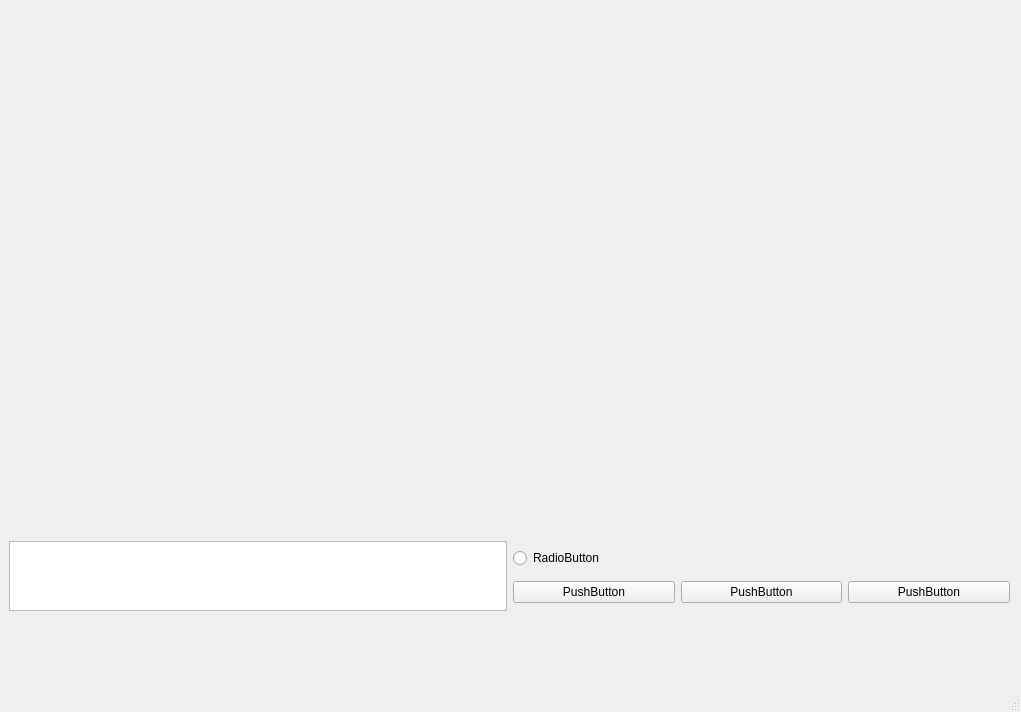
<?xml version="1.0" encoding="UTF-8"?>
<ui version="4.0">
 <class>MainWindow</class>
 <widget class="QMainWindow" name="MainWindow">
  <property name="geometry">
   <rect>
    <x>0</x>
    <y>0</y>
    <width>1021</width>
    <height>712</height>
   </rect>
  </property>
  <property name="windowTitle">
   <string>MainWindow</string>
  </property>
  <widget class="QWidget" name="centralwidget">
   <widget class="QWidget" name="verticalLayoutWidget">
    <property name="geometry">
     <rect>
      <x>9</x>
      <y>19</y>
      <width>1001</width>
      <height>651</height>
     </rect>
    </property>
    <layout class="QVBoxLayout" name="verticalLayout">
     <item>
      <layout class="QHBoxLayout" name="horizontalLayout">
       <item>
        <widget class="QWidget" name="gammaspec" native="true"/>
       </item>
       <item>
        <widget class="WidgetMPL" name="heat" native="true">
         <property name="minimumSize">
          <size>
           <width>400</width>
           <height>400</height>
          </size>
         </property>
         <property name="maximumSize">
          <size>
           <width>400</width>
           <height>400</height>
          </size>
         </property>
        </widget>
       </item>
      </layout>
     </item>
     <item>
      <layout class="QHBoxLayout" name="horizontalLayout_2">
       <item>
        <widget class="QTableWidget" name="tableWidget">
         <property name="sizePolicy">
          <sizepolicy hsizetype="Preferred" vsizetype="Preferred">
           <horstretch>0</horstretch>
           <verstretch>0</verstretch>
          </sizepolicy>
         </property>
        </widget>
       </item>
       <item>
        <layout class="QGridLayout" name="gridLayout">
         <item row="1" column="2">
          <widget class="QPushButton" name="pushButton_2">
           <property name="text">
            <string>PushButton</string>
           </property>
          </widget>
         </item>
         <item row="1" column="0">
          <widget class="QPushButton" name="pushButton">
           <property name="text">
            <string>PushButton</string>
           </property>
          </widget>
         </item>
         <item row="1" column="3">
          <widget class="QPushButton" name="pushButton_3">
           <property name="text">
            <string>PushButton</string>
           </property>
          </widget>
         </item>
         <item row="0" column="0">
          <widget class="QRadioButton" name="radioButton">
           <property name="text">
            <string>RadioButton</string>
           </property>
          </widget>
         </item>
        </layout>
       </item>
      </layout>
     </item>
    </layout>
   </widget>
  </widget>
  <widget class="QMenuBar" name="menubar">
   <property name="geometry">
    <rect>
     <x>0</x>
     <y>0</y>
     <width>1021</width>
     <height>21</height>
    </rect>
   </property>
  </widget>
  <widget class="QStatusBar" name="statusbar"/>
 </widget>
 <customwidgets>
  <customwidget>
   <class>WidgetMPL</class>
   <extends>QWidget</extends>
   <header>widgetmpl.h</header>
   <container>1</container>
  </customwidget>
 </customwidgets>
 <resources/>
 <connections/>
</ui>
